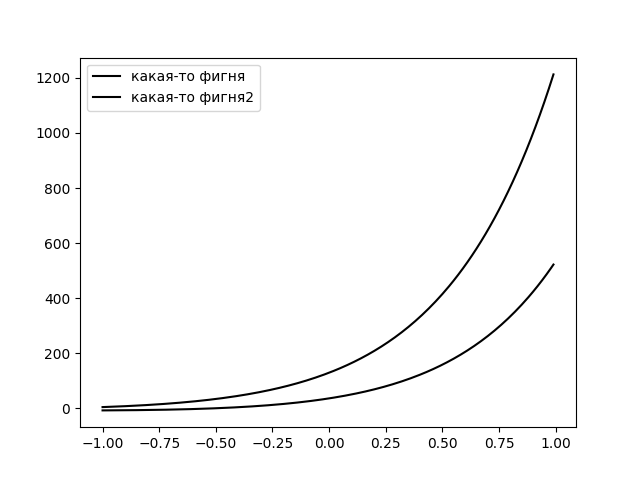

This figure's Python source:
import numpy as np
from scipy.integrate import odeint
import matplotlib.pyplot as plt

t = np.arange(-1, 1, 0.01)

def diff_func(f, t):
    x, y = f
    dx_dt = 3*x - 2*y + (np.e**(3*t))/(np.e**(t) + 1)
    dy_dt = x - (np.e**(3*t)/np.e**(t) + 1)
    return dx_dt, dy_dt

# initail data
x0 = 5
y0 = -7

f = x0, y0

sol = odeint(diff_func, f, t)

plt.plot(t, sol[:, 0], 'black', label='какая-то фигня')
plt.plot(t, sol[:, 1], 'black', label='какая-то фигня2')
plt.legend()
plt.savefig('lab_10_task_2.png')